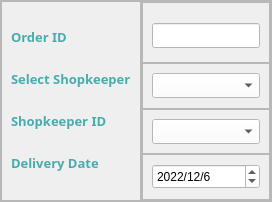
                     <widget class="QFrame" name="frame_7">
                      <property name="frameShape">
                       <enum>QFrame::StyledPanel</enum>
                      </property>
                      <property name="frameShadow">
                       <enum>QFrame::Raised</enum>
                      </property>
                      <layout class="QHBoxLayout" name="horizontalLayout_3">
                       <property name="spacing">
                        <number>0</number>
                       </property>
                       <property name="leftMargin">
                        <number>0</number>
                       </property>
                       <property name="topMargin">
                        <number>0</number>
                       </property>
                       <property name="rightMargin">
                        <number>0</number>
                       </property>
                       <property name="bottomMargin">
                        <number>0</number>
                       </property>
                       <item>
                        <widget class="QFrame" name="frame_14">
                         <property name="minimumSize">
                          <size>
                           <width>0</width>
                           <height>200</height>
                          </size>
                         </property>
                         <property name="maximumSize">
                          <size>
                           <width>140</width>
                           <height>16777215</height>
                          </size>
                         </property>
                         <property name="frameShape">
                          <enum>QFrame::StyledPanel</enum>
                         </property>
                         <property name="frameShadow">
                          <enum>QFrame::Raised</enum>
                         </property>
                         <layout class="QVBoxLayout" name="verticalLayout_11">
                          <item>
                           <widget class="QLabel" name="label_62">
                            <property name="minimumSize">
                             <size>
                              <width>160</width>
                              <height>0</height>
                             </size>
                            </property>
                            <property name="maximumSize">
                             <size>
                              <width>120</width>
                              <height>20</height>
                             </size>
                            </property>
                            <property name="font">
                             <font>
                              <family>Century Gothic</family>
                              <pointsize>10</pointsize>
                              <weight>75</weight>
                              <bold>true</bold>
                             </font>
                            </property>
                            <property name="styleSheet">
                             <string notr="true">color:#48ACAC</string>
                            </property>
                            <property name="text">
                             <string>Order ID</string>
                            </property>
                           </widget>
                          </item>
                          <item>
                           <widget class="QLabel" name="label_56">
                            <property name="minimumSize">
                             <size>
                              <width>160</width>
                              <height>0</height>
                             </size>
                            </property>
                            <property name="maximumSize">
                             <size>
                              <width>120</width>
                              <height>20</height>
                             </size>
                            </property>
                            <property name="font">
                             <font>
                              <family>Century Gothic</family>
                              <pointsize>10</pointsize>
                              <weight>75</weight>
                              <bold>true</bold>
                             </font>
                            </property>
                            <property name="styleSheet">
                             <string notr="true">color:#48ACAC</string>
                            </property>
                            <property name="text">
                             <string>Select Shopkeeper</string>
                            </property>
                           </widget>
                          </item>
                          <item>
                           <widget class="QLabel" name="label_63">
                            <property name="minimumSize">
                             <size>
                              <width>160</width>
                              <height>0</height>
                             </size>
                            </property>
                            <property name="maximumSize">
                             <size>
                              <width>120</width>
                              <height>20</height>
                             </size>
                            </property>
                            <property name="font">
                             <font>
                              <family>Century Gothic</family>
                              <pointsize>10</pointsize>
                              <weight>75</weight>
                              <bold>true</bold>
                             </font>
                            </property>
                            <property name="styleSheet">
                             <string notr="true">color:#48ACAC</string>
                            </property>
                            <property name="text">
                             <string>Shopkeeper ID</string>
                            </property>
                           </widget>
                          </item>
                          <item>
                           <widget class="QLabel" name="label_70">
                            <property name="minimumSize">
                             <size>
                              <width>160</width>
                              <height>0</height>
                             </size>
                            </property>
                            <property name="maximumSize">
                             <size>
                              <width>120</width>
                              <height>20</height>
                             </size>
                            </property>
                            <property name="font">
                             <font>
                              <family>Century Gothic</family>
                              <pointsize>10</pointsize>
                              <weight>75</weight>
                              <bold>true</bold>
                             </font>
                            </property>
                            <property name="styleSheet">
                             <string notr="true">color:#48ACAC</string>
                            </property>
                            <property name="text">
                             <string>Delivery Date</string>
                            </property>
                           </widget>
                          </item>
                         </layout>
                        </widget>
                       </item>
                       <item>
                        <widget class="QFrame" name="frame_9">
                         <property name="minimumSize">
                          <size>
                           <width>0</width>
                           <height>200</height>
                          </size>
                         </property>
                         <property name="frameShape">
                          <enum>QFrame::StyledPanel</enum>
                         </property>
                         <property name="frameShadow">
                          <enum>QFrame::Raised</enum>
                         </property>
                         <layout class="QVBoxLayout" name="verticalLayout_12">
                          <property name="spacing">
                           <number>0</number>
                          </property>
                          <property name="leftMargin">
                           <number>0</number>
                          </property>
                          <property name="topMargin">
                           <number>0</number>
                          </property>
                          <property name="rightMargin">
                           <number>0</number>
                          </property>
                          <property name="bottomMargin">
                           <number>0</number>
                          </property>
                          <item>
                           <widget class="QFrame" name="frame_26">
                            <property name="frameShape">
                             <enum>QFrame::StyledPanel</enum>
                            </property>
                            <property name="frameShadow">
                             <enum>QFrame::Raised</enum>
                            </property>
                            <layout class="QVBoxLayout" name="verticalLayout_14">
                             <property name="spacing">
                              <number>0</number>
                             </property>
                             <property name="leftMargin">
                              <number>9</number>
                             </property>
                             <property name="topMargin">
                              <number>20</number>
                             </property>
                             <property name="rightMargin">
                              <number>9</number>
                             </property>
                             <property name="bottomMargin">
                              <number>0</number>
                             </property>
                             <item>
                              <widget class="QLineEdit" name="txtbxOrderId">
                               <property name="minimumSize">
                                <size>
                                 <width>0</width>
                                 <height>25</height>
                                </size>
                               </property>
                               <property name="styleSheet">
                                <string notr="true">background-color: rgb(255, 255, 255);</string>
                               </property>
                              </widget>
                             </item>
                             <item>
                              <widget class="QLabel" name="lblOrderIDError">
                               <property name="font">
                                <font>
                                 <underline>true</underline>
                                </font>
                               </property>
                               <property name="styleSheet">
                                <string notr="true">color: rgb(255, 0, 0);</string>
                               </property>
                               <property name="text">
                                <string/>
                               </property>
                              </widget>
                             </item>
                            </layout>
                           </widget>
                          </item>
                          <item>
                           <widget class="QFrame" name="frame_29">
                            <property name="frameShape">
                             <enum>QFrame::StyledPanel</enum>
                            </property>
                            <property name="frameShadow">
                             <enum>QFrame::Raised</enum>
                            </property>
                            <layout class="QVBoxLayout" name="verticalLayout_15">
                             <item>
                              <widget class="QComboBox" name="cmbxShopkeeper">
                               <property name="minimumSize">
                                <size>
                                 <width>0</width>
                                 <height>25</height>
                                </size>
                               </property>
                               <property name="styleSheet">
                                <string notr="true">background-color: rgb(255, 255, 255);</string>
                               </property>
                              </widget>
                             </item>
                            </layout>
                           </widget>
                          </item>
                          <item>
                           <widget class="QFrame" name="frame_30">
                            <property name="frameShape">
                             <enum>QFrame::StyledPanel</enum>
                            </property>
                            <property name="frameShadow">
                             <enum>QFrame::Raised</enum>
                            </property>
                            <layout class="QVBoxLayout" name="verticalLayout_16">
                             <item>
                              <widget class="QComboBox" name="cmbxShopkeeperID">
                               <property name="minimumSize">
                                <size>
                                 <width>0</width>
                                 <height>25</height>
                                </size>
                               </property>
                               <property name="styleSheet">
                                <string notr="true">background-color: rgb(255, 255, 255);</string>
                               </property>
                              </widget>
                             </item>
                            </layout>
                           </widget>
                          </item>
                          <item>
                           <widget class="QFrame" name="frame_31">
                            <property name="frameShape">
                             <enum>QFrame::StyledPanel</enum>
                            </property>
                            <property name="frameShadow">
                             <enum>QFrame::Raised</enum>
                            </property>
                            <layout class="QVBoxLayout" name="verticalLayout_17">
                             <item>
                              <widget class="QDateEdit" name="dateDeliveryDate">
                               <property name="minimumSize">
                                <size>
                                 <width>0</width>
                                 <height>25</height>
                                </size>
                               </property>
                               <property name="styleSheet">
                                <string notr="true">background-color: rgb(255, 255, 255);</string>
                               </property>
                               <property name="inputMethodHints">
                                <set>Qt::ImhPreferNumbers</set>
                               </property>
                               <property name="dateTime">
                                <datetime>
                                 <hour>0</hour>
                                 <minute>0</minute>
                                 <second>0</second>
                                 <year>2022</year>
                                 <month>12</month>
                                 <day>6</day>
                                </datetime>
                               </property>
                               <property name="displayFormat">
                                <string>yyyy/M/d</string>
                               </property>
                              </widget>
                             </item>
                            </layout>
                           </widget>
                          </item>
                         </layout>
                        </widget>
                       </item>
                      </layout>
                     </widget>
